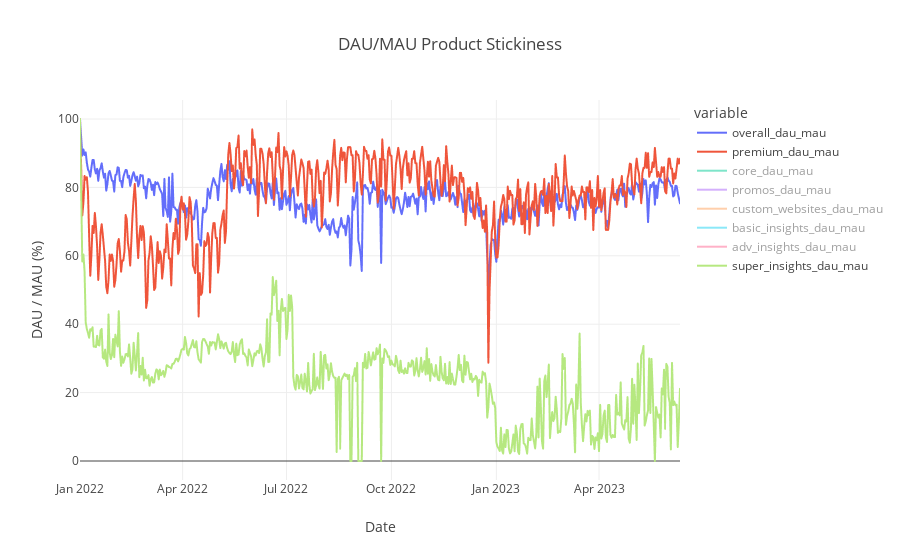

The notebook cell saved with this chart:
### Code cell
import plotly.express as px

fig = px.line(country, 
              x="day_partition", 
              y=[col for col in country.columns if "_dau_mau" in col], 
              title='Product Stickiness', 
              color_discrete_sequence=color_sequence, 
              height=600)

fig.update_xaxes(title="Date")
fig.update_yaxes(title="DAU / MAU (%)")
fig.show()

### Figure 1 — Plotly figure (JSON) as saved in the notebook; plotly's stock layout.template omitted (floating-point values rounded to 4 significant figures; data arrays with more than 128 entries replaced by an {"elided": "..."} marker saying what was removed)
{"data": [{"hovertemplate": "variable=overall_dau_mau<br>day_partition=%{x}<br>value=%{y}<extra></extra>", "legendgroup": "overall_dau_mau", "line": {"color": "#636EFA", "dash": "solid"}, "marker": {"symbol": "circle"}, "mode": "lines", "name": "overall_dau_mau", "showlegend": true, "type": "scattergl", "x": {"elided": "526 str values"}, "xaxis": "x", "y": {"elided": "526 float values"}, "yaxis": "y"}, {"hovertemplate": "variable=premium_dau_mau<br>day_partition=%{x}<br>value=%{y}<extra></extra>", "legendgroup": "premium_dau_mau", "line": {"color": "#EF553B", "dash": "solid"}, "marker": {"symbol": "circle"}, "mode": "lines", "name": "premium_dau_mau", "showlegend": true, "type": "scattergl", "x": {"elided": "526 str values"}, "xaxis": "x", "y": {"elided": "526 float values"}, "yaxis": "y"}, {"hovertemplate": "variable=core_dau_mau<br>day_partition=%{x}<br>value=%{y}<extra></extra>", "legendgroup": "core_dau_mau", "line": {"color": "#00CC96", "dash": "solid"}, "marker": {"symbol": "circle"}, "mode": "lines", "name": "core_dau_mau", "showlegend": true, "type": "scattergl", "visible": "legendonly", "x": {"elided": "526 str values"}, "xaxis": "x", "y": {"elided": "526 float values"}, "yaxis": "y"}, {"hovertemplate": "variable=promos_dau_mau<br>day_partition=%{x}<br>value=%{y}<extra></extra>", "legendgroup": "promos_dau_mau", "line": {"color": "#AB63FA", "dash": "solid"}, "marker": {"symbol": "circle"}, "mode": "lines", "name": "promos_dau_mau", "showlegend": true, "type": "scattergl", "visible": "legendonly", "x": {"elided": "526 str values"}, "xaxis": "x", "y": {"elided": "526 float values"}, "yaxis": "y"}, {"hovertemplate": "variable=custom_websites_dau_mau<br>day_partition=%{x}<br>value=%{y}<extra></extra>", "legendgroup": "custom_websites_dau_mau", "line": {"color": "#FFA15A", "dash": "solid"}, "marker": {"symbol": "circle"}, "mode": "lines", "name": "custom_websites_dau_mau", "showlegend": true, "type": "scattergl", "visible": "legendonly", "x": {"elided": "526 str values"}, "xaxis": "x", "y": {"elided": "526 float values"}, "yaxis": "y"}, {"hovertemplate": "variable=basic_insights_dau_mau<br>day_partition=%{x}<br>value=%{y}<extra></extra>", "legendgroup": "basic_insights_dau_mau", "line": {"color": "#19D3F3", "dash": "solid"}, "marker": {"symbol": "circle"}, "mode": "lines", "name": "basic_insights_dau_mau", "showlegend": true, "type": "scattergl", "visible": "legendonly", "x": {"elided": "526 str values"}, "xaxis": "x", "y": {"elided": "526 float values"}, "yaxis": "y"}, {"hovertemplate": "variable=adv_insights_dau_mau<br>day_partition=%{x}<br>value=%{y}<extra></extra>", "legendgroup": "adv_insights_dau_mau", "line": {"color": "#FF6692", "dash": "solid"}, "marker": {"symbol": "circle"}, "mode": "lines", "name": "adv_insights_dau_mau", "showlegend": true, "type": "scattergl", "visible": "legendonly", "x": {"elided": "526 str values"}, "xaxis": "x", "y": {"elided": "526 float values"}, "yaxis": "y"}, {"hovertemplate": "variable=super_insights_dau_mau<br>day_partition=%{x}<br>value=%{y}<extra></extra>", "legendgroup": "super_insights_dau_mau", "line": {"color": "#B6E880", "dash": "solid"}, "marker": {"symbol": "circle"}, "mode": "lines", "name": "super_insights_dau_mau", "showlegend": true, "type": "scattergl", "x": {"elided": "526 str values"}, "xaxis": "x", "y": {"elided": "526 float values"}, "yaxis": "y"}], "layout": {"autosize": true, "legend": {"title": {"text": "variable"}, "tracegroupgap": 0}, "title": {"text": "DAU/MAU Product Stickiness"}, "xaxis": {"anchor": "y", "autorange": true, "domain": [0, 1], "range": ["2022-01-01", "2023-06-11"], "title": {"text": "Date"}, "type": "date"}, "yaxis": {"anchor": "x", "autorange": true, "domain": [0, 1], "range": [-5.556, 105.6], "title": {"text": "DAU / MAU (%)"}, "type": "linear"}}}
